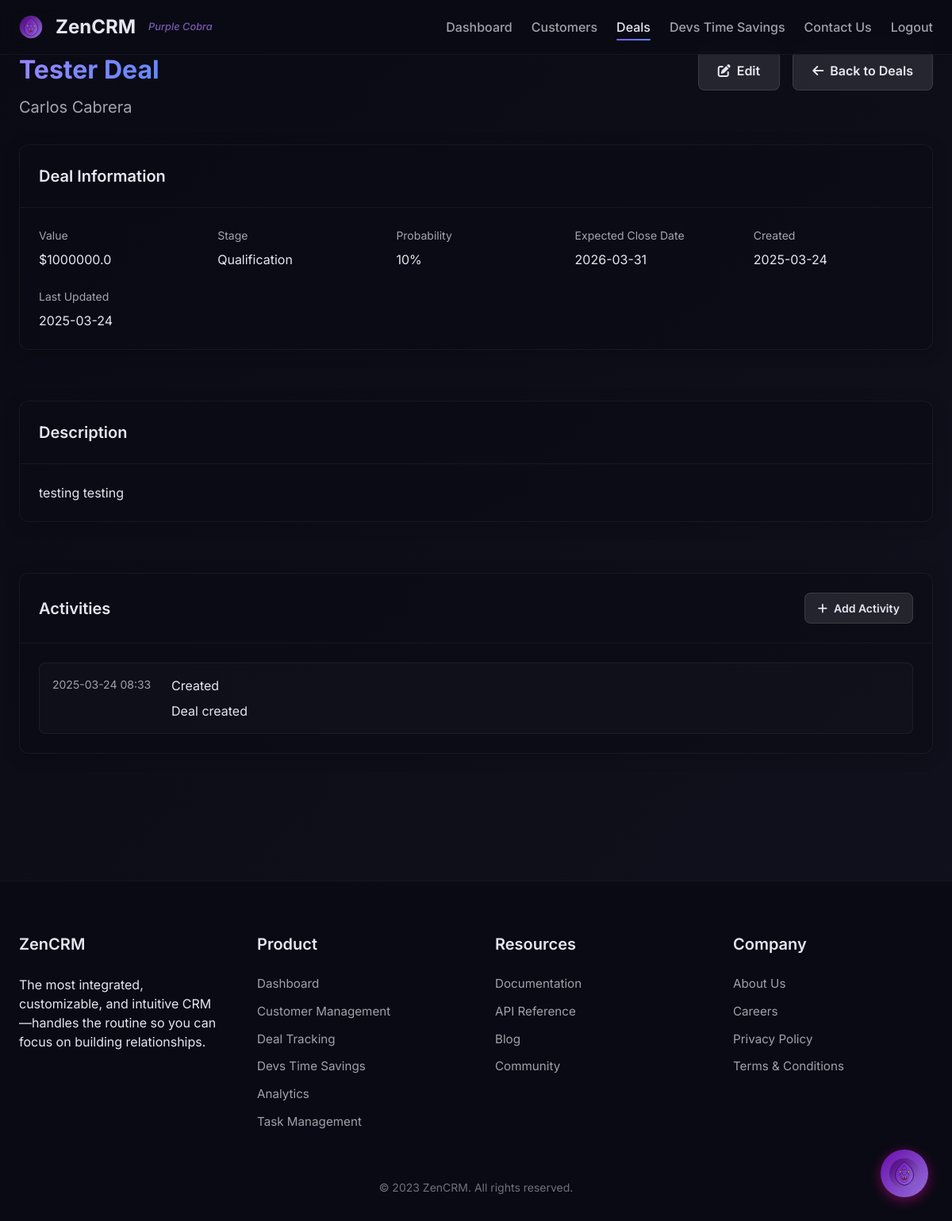
The page /deals/1 (signed in) on the database its author committed.
### crm_app/models.py (models this page shows, shortened)
class Deal(db.Model):
    __tablename__ = 'deals'  # Explicitly set table name
    id = db.Column(db.Integer, primary_key=True)
    name = db.Column(db.String(100), nullable=False)
    value = db.Column(db.Float)
    stage = db.Column(db.String(50), default='Qualification')
    probability = db.Column(db.Integer, default=0)  # Stored as percentage (0-100)
    close_date = db.Column(db.Date)
    description = db.Column(db.Text)
    created_at = db.Column(db.DateTime, default=datetime.utcnow)
    updated_at = db.Column(db.DateTime, default=datetime.utcnow, onupdate=datetime.utcnow)
    customer_id = db.Column(db.Integer, db.ForeignKey('customers.id'), nullable=False)
    activities = db.relationship('Activity', backref='deal', lazy=True)

class Customer(db.Model):
    __tablename__ = 'customers'  # Explicitly set table name
    id = db.Column(db.Integer, primary_key=True)
    name = db.Column(db.String(100), nullable=False)
    email = db.Column(db.String(120), unique=True, nullable=False)
    phone = db.Column(db.String(20))
    company = db.Column(db.String(100))
    address = db.Column(db.String(200))
    status = db.Column(db.String(20), default='New')
    notes = db.Column(db.Text)
    created_at = db.Column(db.DateTime, default=datetime.utcnow)
    updated_at = db.Column(db.DateTime, default=datetime.utcnow, onupdate=datetime.utcnow)
    deals = db.relationship('Deal', backref='customer', lazy=True)

class Activity(db.Model):
    __tablename__ = 'activities'  # Explicitly set table name
    id = db.Column(db.Integer, primary_key=True)
    type = db.Column(db.String(50), nullable=False)
    description = db.Column(db.Text)
    date = db.Column(db.DateTime, default=datetime.utcnow)
    deal_id = db.Column(db.Integer, db.ForeignKey('deals.id'), nullable=False)

### crm_app/deals/routes.py (the view)
@deals_bp.route('/<int:id>')
@login_required
def view(id):
    deal = Deal.query.get_or_404(id)
    customer = Customer.query.get(deal.customer_id)
    activities = Activity.query.filter_by(deal_id=id).order_by(Activity.date.desc()).all()
    return render_template('deals/view.html', deal=deal, customer=customer, activities=activities)

### crm_app/models.py (called while the page is built)
@login_manager.user_loader
def load_user(user_id):
    return User.query.get(int(user_id))

### crm_app/templates/deals/view.html (shortened to what this page needs)
{% extends 'base.html' %}
{% block content %}
<div class="container">
    <div class="deal-view">
        <div class="page-header">
            <div>
                <h1 class="page-title">{{ deal.name }}</h1>
                <p class="customer">
                    <a href="{{ url_for('customers.view', id=deal.customer_id) }}">{{ customer.name }}</a>
                </p>
            </div>
            <div class="actions">
                <a href="{{ url_for('deals.edit', id=deal.id) }}" class="btn btn-secondary">
                    <i class="fas fa-edit"></i> Edit
                </a>
                <a href="{{ url_for('deals.list') }}" class="btn btn-secondary">
                    <i class="fas fa-arrow-left"></i> Back to Deals
                </a>
            </div>
        </div>
        <div class="deal-details">
            <div class="card">
                <div class="card-header">
                    <h2 class="card-title">Deal Information</h2>
                </div>
                <div class="card-body">
                    <div class="info-grid">
                        <div class="info-item">
                            <div class="info-label">Value</div>
                            <div class="info-value">${{ deal.value }}</div>
                        </div>
                        <div class="info-item">
                            <div class="info-label">Stage</div>
                            <div class="info-value">
                                <span class="badge badge-{% if deal.stage == 'Qualification' %}info{% elif deal.stage == 'Proposal' %}warning{% elif deal.stage == 'Closing' %}success{% else %}primary{% endif %}">
                                    {{ deal.stage }}
                                </span>
                            </div>
                        </div>
                        <div class="info-item">
                            <div class="info-label">Probability</div>
                            <div class="info-value">{{ deal.probability }}%</div>
                        </div>
                        <div class="info-item">
                            <div class="info-label">Expected Close Date</div>
                            <div class="info-value">{{ deal.close_date.strftime('%Y-%m-%d') if deal.close_date else 'Not set' }}</div>
                        </div>
                        <div class="info-item">
                            <div class="info-label">Created</div>
                            <div class="info-value">{{ deal.created_at.strftime('%Y-%m-%d') }}</div>
                        </div>
                        <div class="info-item">
                            <div class="info-label">Last Updated</div>
                            <div class="info-value">{{ deal.updated_at.strftime('%Y-%m-%d') }}</div>
                        </div>
                    </div>
                </div>
            </div>
            <div class="card">
                <div class="card-header">
                    <h2 class="card-title">Description</h2>
                </div>
                <div class="card-body">
                    <p>{{ deal.description or 'No description provided.' }}</p>
                </div>
            </div>
            <div class="card">
                <div class="card-header">
                    <h2 class="card-title">Activities</h2>
                    <a href="{{ url_for('deals.add_activity', id=deal.id) }}" class="btn btn-secondary btn-sm">
                        <i class="fas fa-plus"></i> Add Activity
                    </a>
                </div>
                <div class="card-body">
                    <div class="activities">
                        {% if activities %}
                            {% for activity in activities %}
                            <div class="activity-card">
                                <div class="activity-date">{{ activity.date.strftime('%Y-%m-%d %H:%M') }}</div>
                                <div class="activity-content">
                                    <div class="activity-type">
                                        <span class="badge badge-{% if activity.type == 'Call' %}info{% elif activity.type == 'Email' %}primary{% elif activity.type == 'Meeting' %}warning{% else %}success{% endif %}">
                                            {{ activity.type }}
                                        </span>
                                    </div>
                                    <div class="activity-description">
                                        {{ activity.description }}
                                    </div>
                                </div>
                            </div>
                            {% endfor %}
                        {% else %}
                            <p class="text-center">No activities recorded for this deal yet.</p>
                        {% endif %}
                    </div>
                </div>
            </div>
        </div>
    </div>
</div>
{% endblock %}

### crm_app/static/css/style.css (style rules this page uses)
:root { --primary-darker: #0a0a14; --primary-dark: #12121e; --primary: #1a1a2e; --primary-light: #e6e6f2; --accent-purple: #7b5cff; --accent-purple-light: #9d85ff; --accent-blue: #5c8aff; --neutral-100: #f5f5f7; --neutral-200: #e4e4e7; --neutral-300: #d4d4d8; --neutral-400: #a1a1aa; --neutral-500: #71717a; --neutral-600: #52525b; --neutral-700: #3f3f46; --neutral-800: #27272a; --neutral-900: #18181b; --gradient-start: #7b5cff; --gradient-end: #5c8aff; }
* { margin: 0; padding: 0; box-sizing: border-box; }
body { font-family: 'Inter', sans-serif; background: linear-gradient(135deg, var(--primary-darker), var(--primary-dark)); color: var(--primary-light); line-height: 1.5; min-height: 100vh; }
.container { width: 100%; max-width: 1200px; margin: 0 auto; padding: 0 1.5rem; }
a { text-decoration: none; color: var(--accent-purple); transition: color 0.3s ease; }
.btn { display: inline-flex; align-items: center; justify-content: center; padding: 0.75rem 1.5rem; border-radius: 8px; font-weight: 600; transition: all 0.3s ease; cursor: pointer; border: none; font-size: 1rem; gap: 0.5rem; }
.btn-secondary { background-color: rgba(255, 255, 255, 0.1); color: var(--primary-light); border: 1px solid rgba(255, 255, 255, 0.1); }
.card { background-color: rgba(10, 10, 20, 0.5); border-radius: 12px; overflow: hidden; margin-bottom: 2rem; border: 1px solid rgba(255, 255, 255, 0.05); box-shadow: 0 4px 20px rgba(0, 0, 0, 0.2); transition: transform 0.3s ease, box-shadow 0.3s ease; }
.card-header { padding: 1.5rem; border-bottom: 1px solid rgba(255, 255, 255, 0.05); display: flex; justify-content: space-between; align-items: center; }
.card-title { margin: 0; font-size: 1.25rem; font-weight: 600; color: var(--primary-light); }
.card-body { padding: 1.5rem; }

### crm_app/templates/deals/view.html (style rules this page uses)
.deal-view { padding: 2rem 0; }
.page-header { display: flex; justify-content: space-between; align-items: flex-start; margin-bottom: 2rem; }
.page-title { margin: 0 0 0.5rem 0; font-size: 2rem; background: linear-gradient(135deg, var(--accent-purple-light), var(--accent-blue)); -webkit-background-clip: text; -webkit-text-fill-color: transparent; background-clip: text; }
.customer { margin: 0; font-size: 1.25rem; color: var(--primary-light); opacity: 0.7; }
.customer a { color: var(--primary-light); text-decoration: none; }
.actions { display: flex; gap: 1rem; }
.deal-details { display: grid; gap: 2rem; }
.info-grid { display: grid; grid-template-columns: repeat(auto-fit, minmax(200px, 1fr)); gap: 1.5rem; }
.info-label { font-size: 0.875rem; color: var(--primary-light); opacity: 0.7; margin-bottom: 0.5rem; }
.info-value { font-size: 1rem; color: var(--primary-light); }
.activities { display: flex; flex-direction: column; gap: 1rem; }
.activity-card { display: flex; padding: 1rem; background-color: rgba(255, 255, 255, 0.02); border-radius: 8px; border: 1px solid rgba(255, 255, 255, 0.05); }
.activity-date { min-width: 150px; color: var(--neutral-400); font-size: 0.875rem; }
.activity-content { flex: 1; }
.activity-type { margin-bottom: 0.5rem; }
.activity-description { color: var(--primary-light); }
.btn-sm { padding: 0.5rem 1rem; font-size: 0.875rem; }

### rows shown on the page
Deal: name "Tester Deal", value "1000000.0", stage "Qualification", probability "10", close_date "2026-03-31", created_at "2025-03-24", updated_at "2025-03-24", description "testing testing"
Customer: name "Carlos Cabrera"
Activity: date "2025-03-24 08:33", type "Created", description "Deal created"
